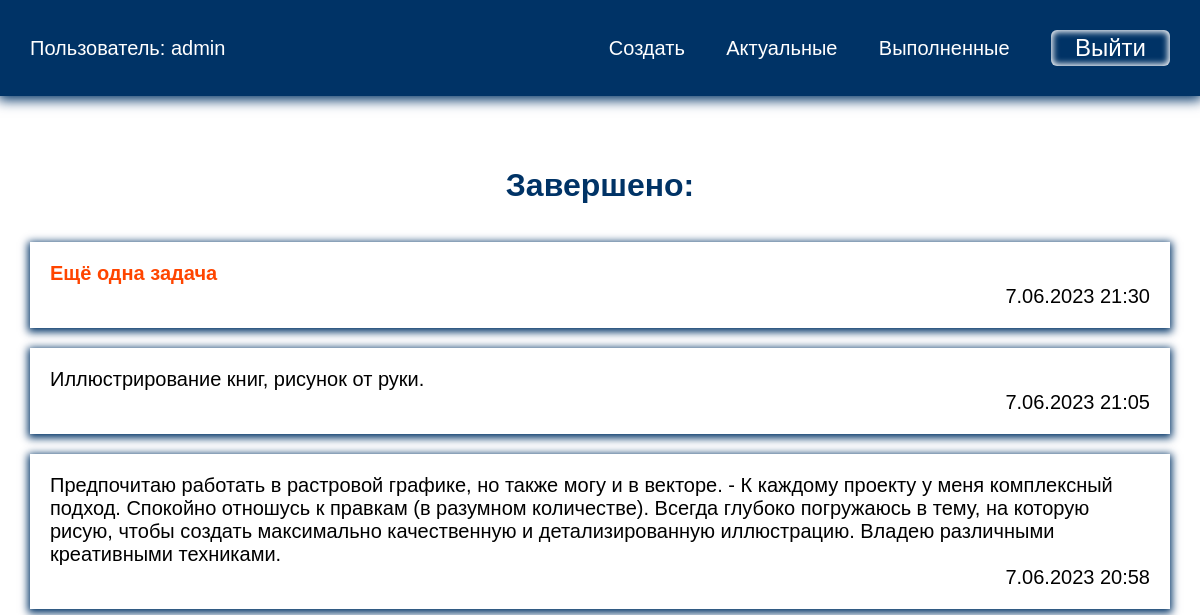
Screenshot of /completed (signed in) with the database file from the repository.
### todo/models.py (models this page shows, shortened)
class Todo(models.Model):
    title = models.CharField(max_length=100)
    memo = models.TextField(blank=True)
    created = models.DateTimeField(auto_now_add=True)
    date_completed = models.DateTimeField(blank=True, null=True)
    important = models.BooleanField(default=False)
    user = models.ForeignKey(User, on_delete=models.CASCADE)

### todo/views.py (the view)
# urls.py: path('completed', views.completedtodos, name='completedtodos'),
@login_required
def completedtodos(request):
    todos = Todo.objects.filter(user=request.user, date_completed__isnull=False).order_by('-date_completed')
    return render(request, 'todo/completedtodos.html', {'todos': todos})

### todo/templates/todo/completedtodos.html
{% extends 'todo/base.html' %}
{% block content %}
<h1>Завершено:</h1>
<ul>
    {% for todo in todos %}
    <li class="completed">
        {% if todo.important %}
            <b>{{ todo.title }}</b>
        {% else %}
            {{ todo.title }}
        {% endif %}
        {% if todo.memo %}
        - {{ todo.memo }}
        {% endif %}
        <div class="right">{{ todo.date_completed|date:'j.m.Y H:i' }}</div>
    </li>
    {% endfor %}
</ul>
{% endblock %}

### todo/templates/todo/base.html (shortened to what this page needs)
<!DOCTYPE html>
{% load static %}
<html lang="en">
<head>
    <link rel="stylesheet" href="{% static 'css/style.css' %}">
</head>
<body>
{% if user.is_authenticated %}
<div class="menu">
    <div class="wrap">
        <ul>
            <li class="logo">Пользователь: {{ user.username }}</li>
            <li><a href="{% url 'createtodo' %}">Создать</a></li>
            <li><a href="{% url 'currenttodos' %}">Актуальные</a></li>
            <li><a href="{% url 'completedtodos' %}">Выполненные</a></li>
            <li>
                <form action="{% url 'logoutuser' %}" method="post">
                    <button class="top">Выйти</button>
                </form>
            </li>
        </ul>
    </div>
</div>
{% endif %}
<div class="content">
    <div class="wrap">
        {% block content %}
        {% endblock %}
    </div>
</div>
</body>
</html>

### todo/static/css/style.css (style rules this page uses)
body { padding: 0; margin: 0; font-family: Arial, Helvetica, sans-serif; }
.wrap { max-width: 1200px; margin: 0 auto; padding: 10px 30px; box-sizing: border-box; }
.menu { background: #003366; box-shadow: 0 2px 12px 2px #003366; }
ul { list-style: none; padding: 0; }
.menu a { color: #FFF; }
.menu ul { display: flex; justify-content: space-between; align-items: center; font-size: 20px; }
.menu .logo { color:#FFF; margin-right: 30%; }
a { text-decoration: none; }
.content .wrap { display: flex; flex-direction: column; align-items: center; justify-content: center; margin-top: 40px; }
h1, h2 { color: #003366; }
button { padding: 10px 40px; border-radius: 6px; box-shadow: inset 0 0 6px 2px #FFF; margin-top: 40px; font-size: 24px; cursor: pointer; }
.top { padding: 4px 24px; margin-top: 0; background: transparent; border: none; color: #FFF; }
.content li { box-shadow: 0 2px 8px 2px #003366; margin-bottom: 20px; font-size: 20px; }
a b, .completed b { color: orangered; }
.completed { padding: 20px; }
.right { text-align: right; }

### rows the page displays
Todo: title "Ещё одна задача", date_completed "7.06.2023 21:30"
Todo: title "Иллюстрирование книг, рисунок от руки.", date_completed "7.06.2023 21:05"
Todo: title "Предпочитаю работать в растровой графике, но также могу и в векторе.", memo "К каждому проекту у меня комплексный подход. Спокойно отношусь к правкам (в разумном количестве). Всегда глубоко погружаюсь в тему, на которую рисую, чтобы создать максимально качественную и детализированную иллюстрацию. Владею различными креативными техниками.", date_completed "7.06.2023 20:58"

### other values shown
{{ user.username }} "admin"
